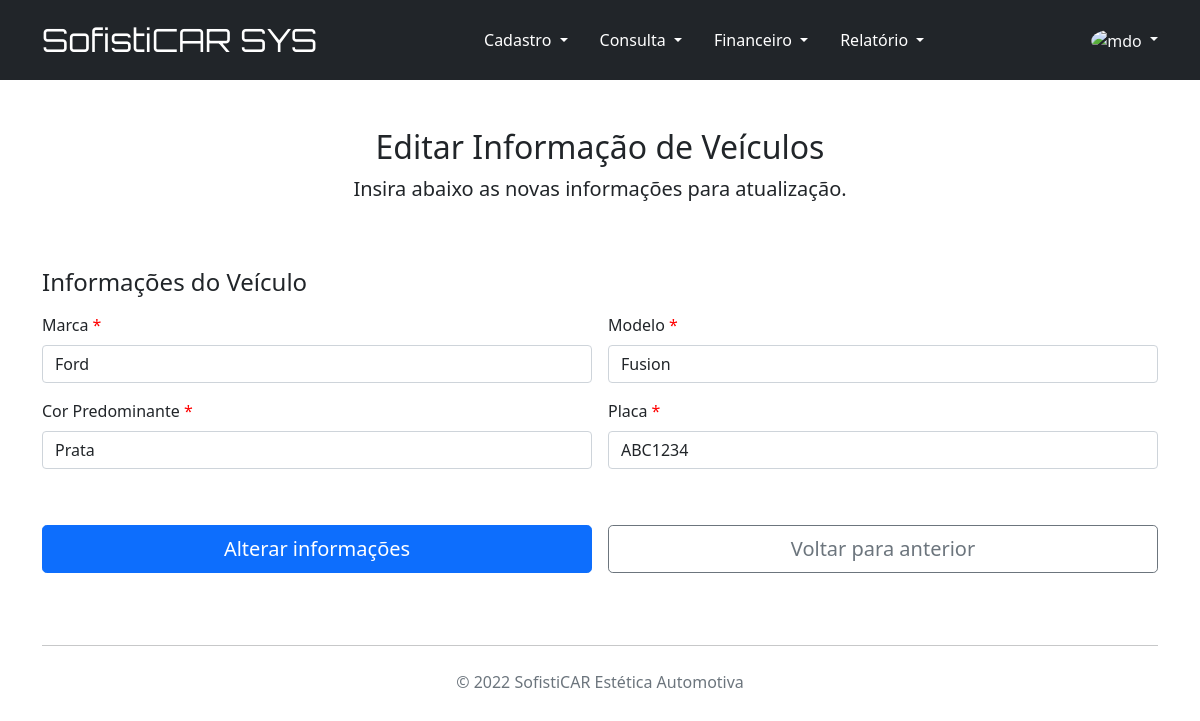
Screenshot of /editar_veiculo/1 with the database file from the repository.
### cadastro_clientes.py (models this page shows, shortened)
class Veiculo(db.Model):
    __tablename__ = 'veiculos'
    id = db.Column('ID', db.Integer, primary_key=True, autoincrement=True)
    marca = db.Column('Marca', db.String(150), nullable=False)
    modelo = db.Column('Modelo', db.String(150), nullable=False)
    cor = db.Column('Cor', db.String(150), nullable=False)
    placa = db.Column('Placa', db.String(150), nullable=False)
    cliente_id = db.Column(db.Integer, db.ForeignKey('clientes.ID'))
    cliente = relationship('Cliente')
    orcamentos = relationship(Orcamento, backref="veiculos")

### cadastro_clientes.py (the view, shortened to what this page needs)
@app.route('/editar_veiculo/<int:id>', methods=['GET', 'POST'])
def edita_veiculo(id):
    veiculo = Veiculo.query.get(id)
    id_cliente = veiculo.cliente_id
    cliente = Cliente.query.get(id_cliente)
    return render_template("editar_veiculo.html", cliente=cliente, veiculo=veiculo)

### templates/editar_veiculo.html
{% extends "base.html" %}
{% block conteudo %}
<main class="container">
    <div class="py-5 text-center">
        <h2>Editar Informação de Veículos</h2>
        <p class="lead">Insira abaixo as novas informações para atualização.</p>
    </div>
    <div class="row g-5">
        <div class="col-12">
            <form action="/editar_veiculo/{{veiculo.id}}" method="POST">
                <h4 class="mb-3">Informações do Veículo</h4>
                <div class="row g-3">
                    <div class="col-sm-12 col-md-6">
                        <label for="marca" class="form-label">Marca<span style="color:red">&nbsp;*</span></label>
                        <input type="text" class="form-control" id="marca" name="marca" placeholder="Marca" value="{{ veiculo.marca }}">
                    </div>
                    <div class="col-sm-12 col-md-6">
                        <label for="modelo" class="form-label">Modelo<span style="color:red">&nbsp;*</span></label>
                        <input type="text" class="form-control" id="modelo" name="modelo" placeholder="Modelo" value="{{ veiculo.modelo }}">
                    </div>
                    <div class="col-sm-12 col-md-6">
                        <label for="cor" class="form-label">Cor Predominante<span
                                style="color:red">&nbsp;*</span></label>
                        <input type="text" class="form-control" id="cor" name="cor" placeholder="Cor Predominante" value="{{ veiculo.cor }}">
                    </div>
                    <div class="col-sm-12 col-md-6">
                        <label for="placa" class="form-label">Placa<span style="color:red">&nbsp;*</span></label>
                        <input type="text" class="form-control" id="placa" name="placa" placeholder="Placa" value="{{ veiculo.placa }}">
                    </div>
                </div>
            <div class="row g-3 pt-5">
                <div class="col-md-12 col-lg-6 p-2">
                    <button class="w-100 btn btn-primary btn-lg" type="submit">Alterar informações</button>
                </div>
                <div class="col-md-12 col-lg-6 p-2">
                    <a class="w-100 btn btn-outline-secondary btn-lg" href="javascript:history.back(2)">Voltar para anterior</a>
                </div>
            </div>
        </form>
        </div>
    </div>
</main>
{% endblock %}

### rows the page displays
Veiculo: marca "Ford", modelo "Fusion", cor "Prata", placa "ABC1234"
